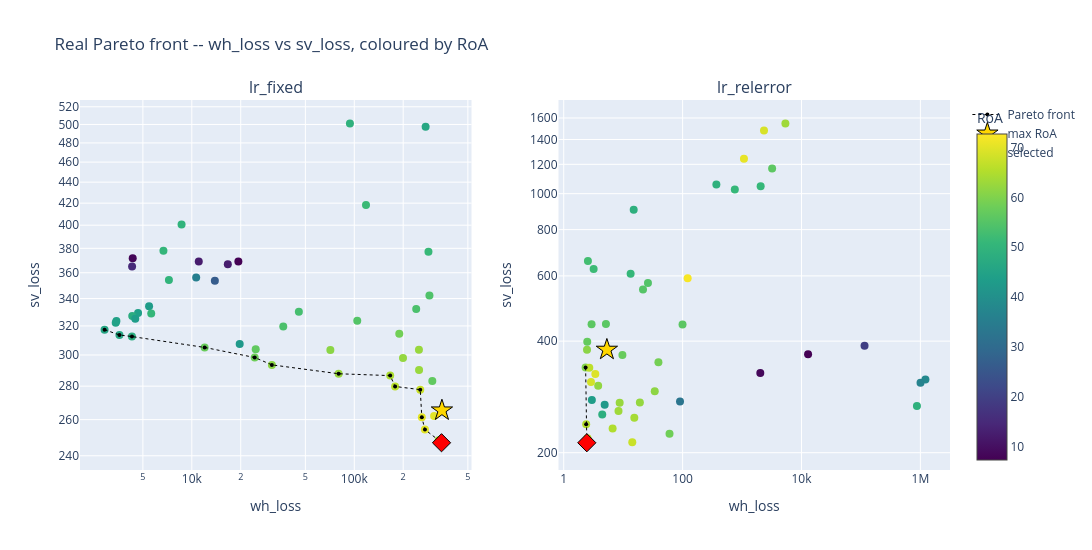

The cell this chart's notebook holds for it:
### Markdown cell above
### Pareto front -- wh_loss vs sv_loss, coloured by RoA

### Code cell
fig2 = plot_pareto_scatter_grid(studies, pareto_fronts, selected_trials)
fig2.show()

### Figure 1 — Plotly figure (JSON) as saved in the notebook; plotly's stock layout.template omitted (floating-point values rounded to 4 significant figures)
{"data": [{"marker": {"color": [8.244, 67.51, 49.64, 12.68, 54.89, 7.394, 54.32, 50.47, 46.08, 49.98, 51.66, 44.75, 35.68, 43.03, 49.28, 72.68, 70.05, 64.95, 62.45, 44.5, 58.14, 56.46, 62.55, 53.05, 47.9, 51.23, 50.71, 56.5, 61.12, 15.16, 58.46, 62.11, 66.39, 69.89, 69.94, 26.33, 44.15, 47.68, 46.4, 12.43, 45.81, 42.42, 62.47, 65.91, 64.45, 53.79, 61.16, 57.51, 43.53, 53.77], "colorbar": {"title": {"text": "RoA"}}, "colorscale": [[0, "#440154"], [0.1111, "#482878"], [0.2222, "#3e4989"], [0.3333, "#31688e"], [0.4444, "#26828e"], [0.5556, "#1f9e89"], [0.6667, "#35b779"], [0.7778, "#6ece58"], [0.8889, "#b5de2b"], [1, "#fde725"]], "showscale": true, "size": 8}, "mode": "markers", "name": "trials", "showlegend": false, "text": [0.0, 1.0, 2.0, 3.0, 4.0, 5.0, 6.0, 7.0, 8.0, 9.0, 10.0, 11.0, 12.0, 13.0, 14.0, 15.0, 16.0, 17.0, 18.0, 19.0, 20.0, 21.0, 22.0, 23.0, 24.0, 25.0, 26.0, 27.0, 28.0, 29.0, 30.0, 31.0, 32.0, 33.0, 34.0, 35.0, 36.0, 37.0, 38.0, 39.0, 40.0, 41.0, 42.0, 43.0, 44.0, 45.0, 46.0, 47.0, 48.0, 49.0], "type": "scatter", "x": [4328.0, 254600.0, 8649.0, 16660.0, 104300.0, 19340.0, 290100.0, 6689.0, 3586.0, 7229.0, 118000.0, 3402.0, 10640.0, 5458.0, 94000.0, 346200.0, 260400.0, 330500.0, 250000.0, 3435.0, 24390.0, 24730.0, 250500.0, 45590.0, 4281.0, 286100.0, 5626.0, 302200.0, 31110.0, 4290.0, 189200.0, 199500.0, 344300.0, 309900.0, 272100.0, 13860.0, 4669.0, 4300.0, 274800.0, 11040.0, 2905.0, 19710.0, 80110.0, 178300.0, 166300.0, 36550.0, 71230.0, 11990.0, 4488.0, 240500.0], "xaxis": "x", "y": [371.8, 277.8, 400.6, 366.9, 323.7, 369.0, 342.3, 377.9, 313.7, 354.3, 418.4, 322.3, 356.2, 334.3, 501.1, 265.4, 261.4, 248.4, 303.5, 323.6, 298.4, 303.9, 290.2, 330.1, 312.5, 377.1, 329.0, 283.3, 293.5, 365.0, 314.5, 298.0, 247.0, 262.1, 254.3, 353.7, 329.4, 327.2, 497.6, 369.0, 317.3, 307.4, 287.8, 279.8, 286.6, 319.5, 303.3, 305.1, 325.2, 332.2], "yaxis": "y"}, {"line": {"color": "black", "dash": "dot", "width": 1}, "marker": {"color": "black", "size": 4}, "mode": "lines+markers", "name": "Pareto front", "showlegend": true, "type": "scatter", "x": [2905.0, 3586.0, 4281.0, 11990.0, 24390.0, 31110.0, 80110.0, 166300.0, 178300.0, 254600.0, 260400.0, 272100.0, 330500.0, 344300.0], "xaxis": "x", "y": [317.3, 313.7, 312.5, 305.1, 298.4, 293.5, 287.8, 286.6, 279.8, 277.8, 261.4, 254.3, 248.4, 247.0], "yaxis": "y"}, {"marker": {"color": "gold", "line": {"color": "black", "width": 1}, "size": 16, "symbol": "star"}, "mode": "markers", "name": "max RoA", "showlegend": true, "type": "scatter", "x": [346200.0], "xaxis": "x", "y": [265.4], "yaxis": "y"}, {"marker": {"color": "red", "line": {"color": "black", "width": 1}, "size": 14, "symbol": "diamond"}, "mode": "markers", "name": "selected", "showlegend": true, "type": "scatter", "x": [344300.0], "xaxis": "x", "y": [247.0], "yaxis": "y"}, {"marker": {"color": [37.08, 64.19, 49.61, 53.38, 67.55, 27.32, 13.97, 49.98, 57.63, 50.94, 43.91, 52.4, 63.2, 57.39, 43.48, 32.67, 38.03, 62.11, 64.75, 51.06, 55.25, 56.16, 60.43, 45.9, 60.15, 61.4, 62.82, 31.33, 59.1, 43.14, 43.82, 53.91, 2.599, 45.71, 56.64, 50.86, 65.84, 1.289, 47.68, 50.77, 56.94, 58.39, 62.82, 68.14, 63.12, 58.44, 45.91, 63.84, 51.93, 46.83], "colorscale": [[0, "#440154"], [0.1111, "#482878"], [0.2222, "#3e4989"], [0.3333, "#31688e"], [0.4444, "#26828e"], [0.5556, "#1f9e89"], [0.6667, "#35b779"], [0.7778, "#6ece58"], [0.8889, "#b5de2b"], [1, "#fde725"]], "showscale": false, "size": 8}, "mode": "markers", "name": "trials", "showlegend": false, "text": [0.0, 1.0, 2.0, 3.0, 4.0, 5.0, 6.0, 7.0, 8.0, 9.0, 10.0, 11.0, 12.0, 13.0, 14.0, 15.0, 16.0, 17.0, 18.0, 19.0, 20.0, 21.0, 22.0, 23.0, 24.0, 25.0, 26.0, 27.0, 28.0, 29.0, 30.0, 31.0, 32.0, 33.0, 34.0, 35.0, 36.0, 37.0, 38.0, 39.0, 40.0, 41.0, 42.0, 43.0, 44.0, 45.0, 46.0, 47.0, 48.0, 49.0], "type": "scatter", "x": [4.884, 2340.0, 26.13, 60.23, 121.6, 90.45, 115100.0, 21.57, 8.734, 2.94, 369.7, 9.713, 2.5, 19.09, 15.04, 1216000.0, 2.973, 2.512, 3.403, 3205.0, 2.335, 2.465, 2.387, 2056.0, 6.644, 2.693, 14.23, 1006000.0, 15.4, 4.447, 875000.0, 39.18, 2027.0, 13.35, 33.98, 5.128, 1077.0, 12910.0, 2.553, 99.69, 3.797, 5360.0, 2.506, 5.324, 2.447, 8.349, 755.9, 2.874, 2.487, 3.188], "xaxis": "x2", "y": [269.3, 1480.0, 574.1, 225.1, 591.2, 274.8, 388.7, 551.8, 272.7, 444.4, 1059.0, 367.2, 216.0, 273.4, 904.7, 315.3, 277.6, 218.7, 326.1, 1170.0, 339.8, 379.4, 238.5, 1047.0, 232.4, 338.9, 213.5, 309.0, 248.6, 253.5, 267.5, 350.9, 328.3, 608.2, 293.0, 445.3, 1242.0, 369.0, 657.7, 443.3, 303.3, 1547.0, 218.1, 379.3, 212.8, 259.3, 1026.0, 310.2, 398.5, 626.1], "yaxis": "y2"}, {"line": {"color": "black", "dash": "dot", "width": 1}, "marker": {"color": "black", "size": 4}, "mode": "lines+markers", "name": "Pareto front", "showlegend": false, "type": "scatter", "x": [2.335, 2.387, 2.447], "xaxis": "x2", "y": [339.8, 238.5, 212.8], "yaxis": "y2"}, {"marker": {"color": "gold", "line": {"color": "black", "width": 1}, "size": 16, "symbol": "star"}, "mode": "markers", "name": "max RoA", "showlegend": false, "type": "scatter", "x": [5.324], "xaxis": "x2", "y": [379.3], "yaxis": "y2"}, {"marker": {"color": "red", "line": {"color": "black", "width": 1}, "size": 14, "symbol": "diamond"}, "mode": "markers", "name": "selected", "showlegend": false, "type": "scatter", "x": [2.447], "xaxis": "x2", "y": [212.8], "yaxis": "y2"}], "layout": {"annotations": [{"font": {"size": 16}, "showarrow": false, "text": "lr_fixed", "x": 0.225, "xanchor": "center", "xref": "paper", "y": 1, "yanchor": "bottom", "yref": "paper"}, {"font": {"size": 16}, "showarrow": false, "text": "lr_relerror", "x": 0.775, "xanchor": "center", "xref": "paper", "y": 1, "yanchor": "bottom", "yref": "paper"}], "height": 550, "title": {"text": "Real Pareto front -- wh_loss vs sv_loss, coloured by RoA"}, "width": 1300, "xaxis": {"anchor": "y", "domain": [0, 0.45], "title": {"text": "wh_loss"}, "type": "log"}, "xaxis2": {"anchor": "y2", "domain": [0.55, 1], "title": {"text": "wh_loss"}, "type": "log"}, "yaxis": {"anchor": "x", "domain": [0, 1], "title": {"text": "sv_loss"}, "type": "log"}, "yaxis2": {"anchor": "x2", "domain": [0, 1], "title": {"text": "sv_loss"}, "type": "log"}}}
